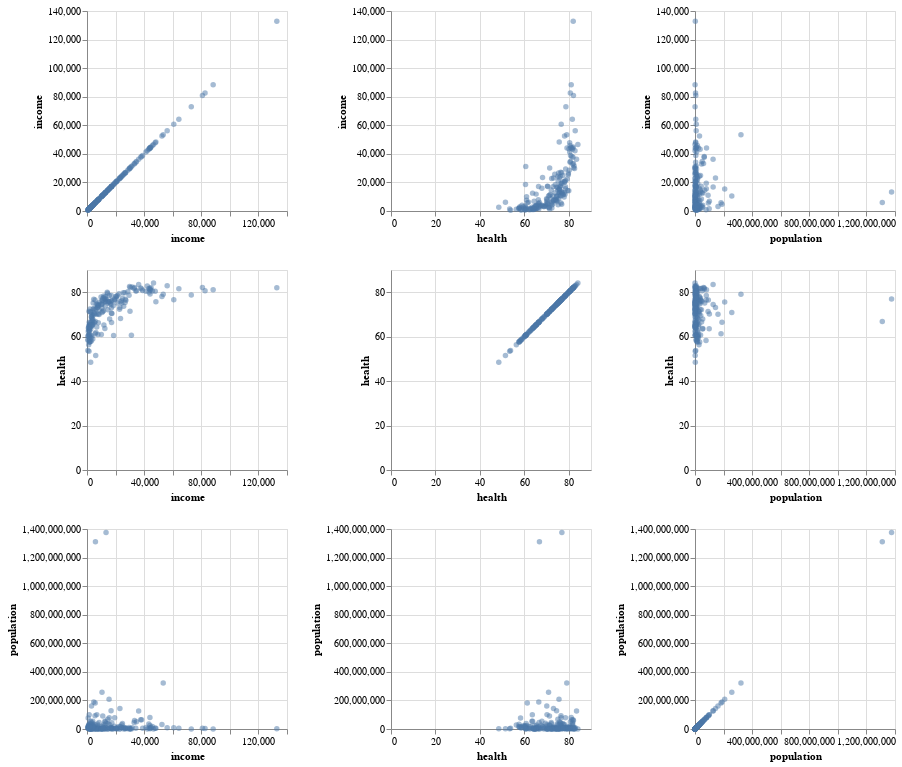

Notebook source saved alongside this figure:
### Code cell
alt.Chart(gapminder).mark_circle(opacity=0.5).encode(
    alt.X(alt.repeat("column"), type='quantitative'),
    alt.Y(alt.repeat("row"), type='quantitative'),
).properties(
    width=200,
    height=200
).repeat(
    row=['income', 'health', 'population'],
    column=['income','health','population']
)

### Figure 1 — Vega-Lite specification as saved in the notebook (floating-point values rounded to 4 significant figures; data arrays with more than 128 entries replaced by an {"elided": "..."} marker saying what was removed)
{"$schema": "https://vega.github.io/schema/vega-lite/v3.4.0.json", "config": {"background": "white", "mark": {"tooltip": null}, "view": {"height": 300, "width": 400}}, "datasets": {"data-ac81a2058f0b92f9e269b7041a383582": {"elided": "187 records"}}, "repeat": {"column": ["income", "health", "population"], "row": ["income", "health", "population"]}, "spec": {"data": {"name": "data-ac81a2058f0b92f9e269b7041a383582"}, "encoding": {"x": {"field": {"repeat": "column"}, "type": "quantitative"}, "y": {"field": {"repeat": "row"}, "type": "quantitative"}}, "height": 200, "mark": {"opacity": 0.5, "type": "circle"}, "width": 200}}
